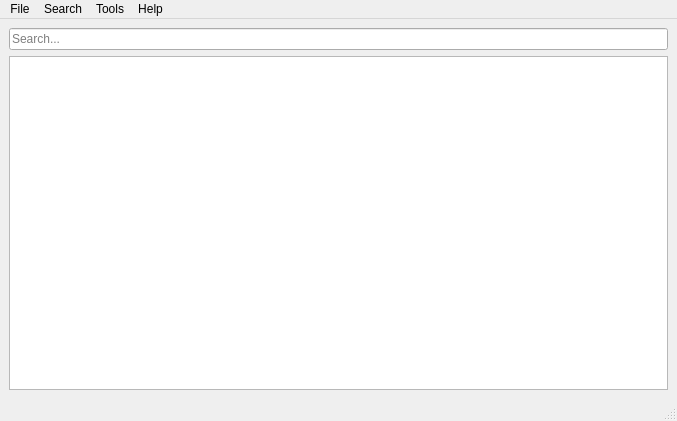
<?xml version="1.0" encoding="UTF-8"?>
<ui version="4.0">
 <class>MainWindow</class>
 <widget class="QMainWindow" name="MainWindow">
  <property name="geometry">
   <rect>
    <x>0</x>
    <y>0</y>
    <width>677</width>
    <height>421</height>
   </rect>
  </property>
  <property name="windowTitle">
   <string>DSearch</string>
  </property>
  <widget class="QWidget" name="centralwidget">
   <layout class="QVBoxLayout" name="verticalLayout">
    <item>
     <widget class="QLineEdit" name="ledSearch">
      <property name="placeholderText">
       <string>Search...</string>
      </property>
      <property name="clearButtonEnabled">
       <bool>true</bool>
      </property>
     </widget>
    </item>
    <item>
     <widget class="QTableView" name="tblFiles">
      <property name="contextMenuPolicy">
       <enum>Qt::CustomContextMenu</enum>
      </property>
      <property name="editTriggers">
       <set>QAbstractItemView::NoEditTriggers</set>
      </property>
      <property name="dragDropMode">
       <enum>QAbstractItemView::DragOnly</enum>
      </property>
      <property name="selectionMode">
       <enum>QAbstractItemView::ExtendedSelection</enum>
      </property>
      <property name="selectionBehavior">
       <enum>QAbstractItemView::SelectRows</enum>
      </property>
      <property name="sortingEnabled">
       <bool>true</bool>
      </property>
      <attribute name="verticalHeaderVisible">
       <bool>false</bool>
      </attribute>
     </widget>
    </item>
   </layout>
  </widget>
  <widget class="QMenuBar" name="menubar">
   <property name="geometry">
    <rect>
     <x>0</x>
     <y>0</y>
     <width>677</width>
     <height>35</height>
    </rect>
   </property>
   <widget class="QMenu" name="menuFile">
    <property name="title">
     <string>File</string>
    </property>
    <addaction name="actionUpdate_Database"/>
    <addaction name="actionStop_Update"/>
    <addaction name="actionExit"/>
    <addaction name="separator"/>
   </widget>
   <widget class="QMenu" name="menuTools">
    <property name="title">
     <string>Tools</string>
    </property>
    <addaction name="actionSettings"/>
   </widget>
   <widget class="QMenu" name="menuHelp">
    <property name="title">
     <string>Help</string>
    </property>
    <addaction name="actionAbout"/>
    <addaction name="actionAbout_Qt"/>
   </widget>
   <widget class="QMenu" name="menuSearch">
    <property name="title">
     <string>Search</string>
    </property>
    <addaction name="actionCase_Sensitive"/>
    <addaction name="actionSearch_Full_Path"/>
    <addaction name="actionRegEx"/>
   </widget>
   <addaction name="menuFile"/>
   <addaction name="menuSearch"/>
   <addaction name="menuTools"/>
   <addaction name="menuHelp"/>
  </widget>
  <widget class="QStatusBar" name="statusbar"/>
  <action name="actionExit">
   <property name="text">
    <string>&amp;Exit</string>
   </property>
  </action>
  <action name="actionSettings">
   <property name="text">
    <string>&amp;Settings</string>
   </property>
  </action>
  <action name="actionAbout">
   <property name="text">
    <string>&amp;About</string>
   </property>
  </action>
  <action name="actionUpdate_Database">
   <property name="text">
    <string>&amp;Update Database</string>
   </property>
  </action>
  <action name="actionStop_Update">
   <property name="enabled">
    <bool>false</bool>
   </property>
   <property name="text">
    <string>&amp;Stop Update</string>
   </property>
  </action>
  <action name="actionAbout_Qt">
   <property name="text">
    <string>About &amp;Qt</string>
   </property>
  </action>
  <action name="actionCase_Sensitive">
   <property name="checkable">
    <bool>true</bool>
   </property>
   <property name="text">
    <string>&amp;Case Sensitive</string>
   </property>
  </action>
  <action name="actionSearch_Full_Path">
   <property name="checkable">
    <bool>true</bool>
   </property>
   <property name="text">
    <string>&amp;Search Full Path</string>
   </property>
  </action>
  <action name="actionRegEx">
   <property name="checkable">
    <bool>true</bool>
   </property>
   <property name="text">
    <string>RegEx</string>
   </property>
  </action>
 </widget>
 <resources/>
 <connections/>
</ui>
